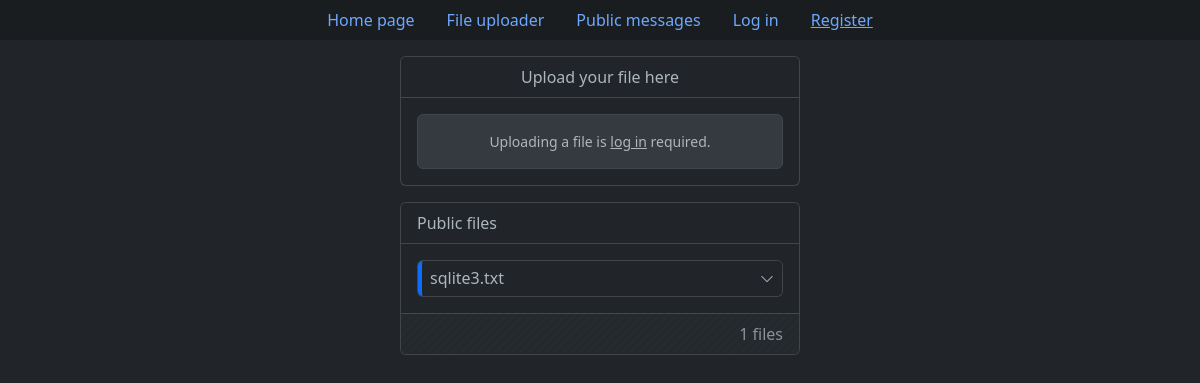
/upload_file, run on an earlier commit of the app's database.
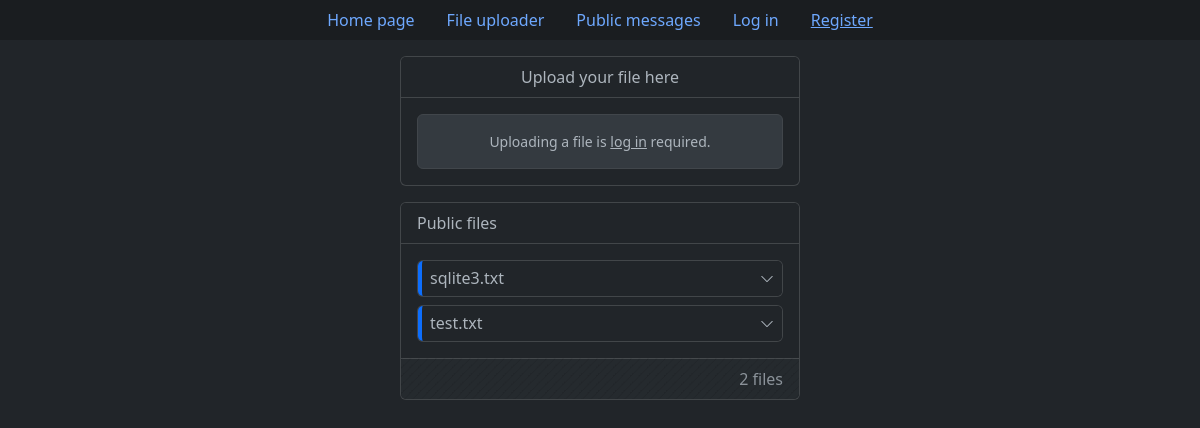
And on a later commit of the database.
### tables this page shows
CREATE TABLE "files" (
    "id" integer,
    "original_file_name" text NOT NULL,
    "unique_file_name" text NOT NULL,
    "size_in_bytes" integer NOT NULL,
    "owner_id" text NOT NULL,
    "privacy" text NOT NULL,
    "upload_date" text NOT NULL,
    "expires" text NOT NULL,
    "description" text,
    FOREIGN KEY("owner_id") REFERENCES "users"("id") ON DELETE CASCADE ON UPDATE CASCADE,
    PRIMARY KEY("ID" AUTOINCREMENT)
);

### app.py (the view, shortened to what this page needs)
@app.route("/upload_file", methods=["GET", "POST"])
def upload_file():
    if request.method == "GET":
        db = get_db()
        cur = db.cursor()
        public_files = cur.execute("""
            SELECT f.id, original_file_name, unique_file_name, size_in_bytes,
                   owner_id, privacy, strftime("%d.%m.%Y %H:%M", upload_date) upload_date,
                   strftime("%d.%m.%Y %H:%M", expires) expires, description, username
            FROM files f
            LEFT JOIN users u ON f.owner_id = u.id
            WHERE privacy = 'Public'
            ORDER BY upload_date DESC
        """).fetchall()
        user_files = None
        return render_template("pages/upload_file.html", user_files=user_files, public_files=public_files)

### app.py (called while the page is built)
def connect_db():
    con = sqlite3.connect(app.config["DB_PATH"])
    con.row_factory = sqlite3.Row
    return con

def get_db():
    if not hasattr(g, "db"):
        g.db = connect_db()
    return g.db

@app.teardown_request
def teardown_db(error):
    if hasattr(g, "db"):
        g.db.close()

### templates/pages/upload_file.html (shortened to what this page needs)
{% extends 'base.html' %}
{% if not validations %}
    {% set file_validation = "" %}
    {% set accessibility_validation = "" %}
    {% set expiration_validation = "" %}
    {% set description_validation = "" %}
    {% set file_feedback = "" %}
    {% set accessibility_feedback = "" %}
    {% set expiration_feedback = "" %}
    {% set description_feedback = "" %}
{% else %}
    {% set file_validation = "is-invalid" if not validations["file"]["check"] else "" %}
    {% set accessibility_validation = "is-invalid" if not validations["accessibility"]["check"] else "" %}
    {% set expiration_validation = "is-invalid" if not validations["expiration"]["check"] else "" %}
    {% set description_validation = "is-invalid" if not validations["description"]["check"] else "" %}
    {% set file_feedback = validations["file"]["feedback"] %}
    {% set accessibility_feedback = validations["accessibility"]["feedback"] %}
    {% set expiration_feedback = validations["expiration"]["feedback"] %}
    {% set description_feedback = validations["description"]["feedback"] %}
{% endif %}
{% block content %}
	<div class="card col-md-4 offset-md-4 mb-3">
		<div class="card-header text-center bg-dark fs-6 mb-3">
			Upload your file here
		</div>
		{% if not current_user.is_authenticated %}
			<div class="card-body ps-3 pe-3 pt-0 pb-0">
				<div class="card card-body mb-3 bg-body-secondary border border-secondary-subtle text-center"
					 style="font-size: .875rem;">
					<p class="mb-0">
						Uploading a file is <a href="{{ url_for('log_in', next=url_for('upload_file')) }}"
												class="link-body"
												style="color: var(--bs-body-color);">log in</a> required.
					</p>
				</div>
			</div>
		{% endif %}
	</div>
	<div class="card col-md-4 offset-md-4 mb-3">
		<div class="card-header text-start bg-dark fs-6">
			Public files
		</div>
		<div id="public-files-container" class="card-body pb-0">
			{% if public_files %}
				{% for file in public_files %}
					{% set privacy_text_color = 'text-primary-emphasis' %}
					{% set privacy_border_color = 'border-primary' %}
					<div class="accordion accordion-dark-small">
						<div class="accordion-item mb-2">
							<h2 class="accordion-header">
								<button class="accordion-button collapsed shadow-none d-flex justify-content-between
										border-start border-4 {{ privacy_border_color }}"
										type="button" data-bs-toggle="collapse"
										data-bs-target="#collapsePublicFile{{ file['id'] }}" aria-expanded="true"
										aria-controls="collapsePublicFile{{ file['id'] }}">
									<span class="d-inline-block text-truncate py-2">
										{{ file['original_file_name'] }}
									</span>
								</button>
							</h2>
														{% set file_link = url_for('download_file', unique_file_name=file['unique_file_name'], _external=True) %}
						</div>
					</div>
				{% endfor %}
			{% else %}
				<div>
					<div class="card card-body text-center py-1 mb-2" style="font-size: .875rem;">
						Nothing yet here.
					</div>
				</div>
			{% endif %}
		</div>
		<div class="card-footer bg-stripes-body mt-2">
			<div class="row g-0 align-items-center">
				<div class="col-md-12 text-end text-body-secondary">
					<span>
						<span id="public-files-total">{{ public_files|length }}</span> files
					</span>
				</div>
			</div>
		</div>
	</div>
{% endblock %}

### templates/base.html (shortened to what this page needs)
<!DOCTYPE html>
<html lang="en" data-bs-theme="dark">
<head>
    <link href="https://cdn.jsdelivr.net/npm/bootstrap@5.3.0-alpha1/dist/css/bootstrap.min.css" rel="stylesheet">
    <link href="https://getbootstrap.com/docs/5.3/assets/css/docs.css" rel="stylesheet">
    <link rel="stylesheet" href="https://cdn.jsdelivr.net/npm/bootstrap-icons@1.10.3/font/bootstrap-icons.css">
    <link rel=stylesheet type=text/css href="{{ url_for('static', filename='css/style.css') }}">
</head>
<body>
    <ul class="nav nav-pills bg-dark-subtle justify-content-center mb-3">
        <li class="nav-item">
            <a class="nav-link" aria-current="page" href="{{ url_for('index') }}">Home page</a>
        </li>
        <li class="nav-item">
            <a class="nav-link" href="{{ url_for('upload_file') }}">File uploader</a>
        </li>
        <li class="nav-item">
            <a class="nav-link" href="{{ url_for('leave_message') }}">Public messages</a>
        </li>
        {% if current_user.is_authenticated %}
            <li class="nav-item">
                <a class="nav-link" style="--bs-nav-link-hover-color: var(--bs-danger-text); --bs-nav-link-color: rgba(var(--bs-danger-rgb));"  href="{{ url_for('log_out') }}">Log out</a>
            </li>
        {% else %}
            <li class="nav-item">
                <a class="nav-link" href="{{ url_for('log_in') }}">Log in</a>
            </li>
            <li class="nav-item">
                <a class="nav-link" style="text-decoration: underline;" href="{{ url_for('register') }}">Register</a>
            </li>
        {% endif %}
    </ul>
    {% block content %} {% endblock %}
</body>
</html>

### static/css/style.css (style rules this page uses)
.link-body { color: #adb5bd!important; }
.bg-stripes-body { background-image: linear-gradient(135deg, #212529 8.33%, #252a2e 8.33%, #252a2e 50%, #212529 50%, #212529 58.33%, #252a2e 58.33%, #252a2e 100%); background-size: 8.49px 8.49px; }
.accordion-dark-small { --bs-accordion-bg: var(--bs-body-bg); --bs-accordion-border-color: var(--bs-border-color-translucent); --bs-accordion-active-bg: var(--bs-tertiary-bg); --bs-accordion-active-color: var(--bs-body-color); --bs-accordion-btn-bg: var(--bs-body-bg); --bs-accordion-btn-icon-width: 0.875rem; --bs-accordion-btn-padding-x: 0.5rem; --bs-accordion-btn-padding-y: 0rem; }

What changed in the data, as far as the page shows it:
added files: original_file_name "test.txt"
Also different on the page:
{{ public_files|length }}: "1" → "2"
